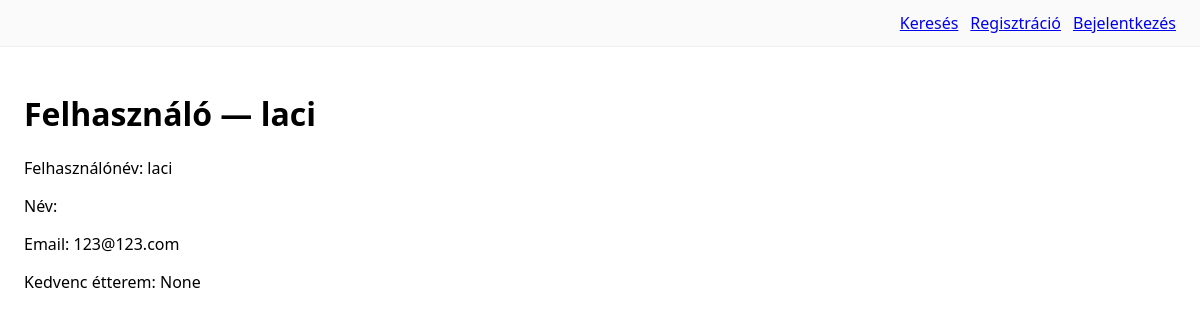
The page /felhasznalo/1/ on the database as committed earlier.
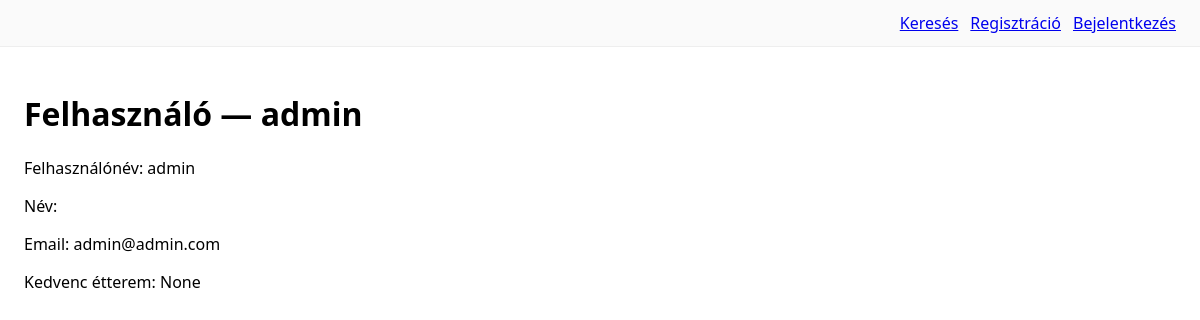
The same page on the database as committed later.
### users/models.py (models this page shows)
class Felhasznalo(AbstractUser):
    nev = models.CharField("Név", max_length=150, blank=True)
    kedvenc_etterem = models.ForeignKey(
        "catalog.Etterem", on_delete=models.SET_NULL,
        null=True, blank=True, related_name="kedvelok",
        verbose_name="Kedvenc étterem",
    )
    class Meta:
        verbose_name = "Felhasználó"
        verbose_name_plural = "Felhasználók"
    def __str__(self):
        return self.nev or self.username

### users/views.py (the view)
# urls.py: path("felhasznalo/<int:pk>/", views.FelhasznaloDetailView.as_view(), name="felhasznalo_detail"),
class FelhasznaloDetailView(DetailView):
	model = Felhasznalo
	template_name = "users/felhasznalo_detail.html"

### templates/users/felhasznalo_detail.html (shortened to what this page needs)
{% extends "_base.html" %}
{% block content %}
<h1>Felhasználó — {{ object }}</h1>
<p>Felhasználónév: {{ object.username }}</p>
<p>Név: {{ object.nev }}</p>
<p>Email: {{ object.email }}</p>
<p>Kedvenc étterem: {{ object.kedvenc_etterem }}</p>
{% endblock %}

Rows that differ between the two databases and show on the page:
changed Felhasznalo "None": nev+username "laci" → "admin"; username "laci" → "admin"; email "123@123.com" → "admin@admin.com"
